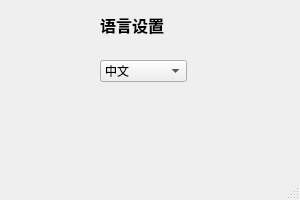
<?xml version="1.0" encoding="UTF-8"?>
<ui version="4.0">
 <class>Language</class>
 <widget class="QMainWindow" name="Language">
  <property name="geometry">
   <rect>
    <x>0</x>
    <y>0</y>
    <width>300</width>
    <height>200</height>
   </rect>
  </property>
  <property name="sizePolicy">
   <sizepolicy hsizetype="Fixed" vsizetype="Fixed">
    <horstretch>0</horstretch>
    <verstretch>0</verstretch>
   </sizepolicy>
  </property>
  <property name="minimumSize">
   <size>
    <width>300</width>
    <height>200</height>
   </size>
  </property>
  <property name="maximumSize">
   <size>
    <width>300</width>
    <height>200</height>
   </size>
  </property>
  <property name="windowTitle">
   <string>MainWindow</string>
  </property>
  <widget class="QWidget" name="centralwidget">
   <widget class="QLabel" name="label">
    <property name="geometry">
     <rect>
      <x>100</x>
      <y>9</y>
      <width>91</width>
      <height>31</height>
     </rect>
    </property>
    <property name="font">
     <font>
      <family>Arial</family>
      <pointsize>12</pointsize>
      <weight>75</weight>
      <bold>true</bold>
     </font>
    </property>
    <property name="text">
     <string>语言设置</string>
    </property>
   </widget>
   <widget class="QComboBox" name="comboBox">
    <property name="geometry">
     <rect>
      <x>100</x>
      <y>60</y>
      <width>87</width>
      <height>22</height>
     </rect>
    </property>
    <item>
     <property name="text">
      <string>中文</string>
     </property>
    </item>
    <item>
     <property name="text">
      <string>英文</string>
     </property>
    </item>
   </widget>
  </widget>
  <widget class="QMenuBar" name="menubar">
   <property name="geometry">
    <rect>
     <x>0</x>
     <y>0</y>
     <width>300</width>
     <height>26</height>
    </rect>
   </property>
  </widget>
  <widget class="QStatusBar" name="statusbar"/>
 </widget>
 <resources/>
 <connections/>
</ui>
